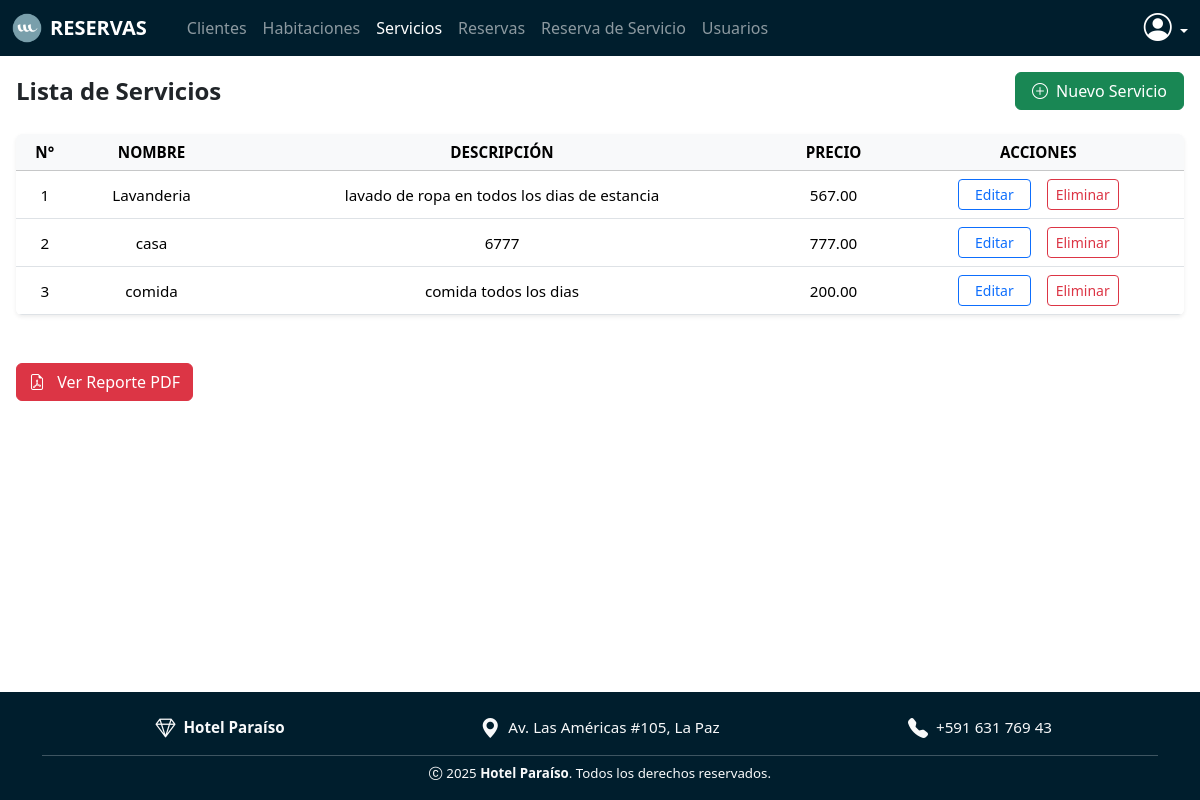
/servicios/ (signed in), run on an earlier commit of the app's database.
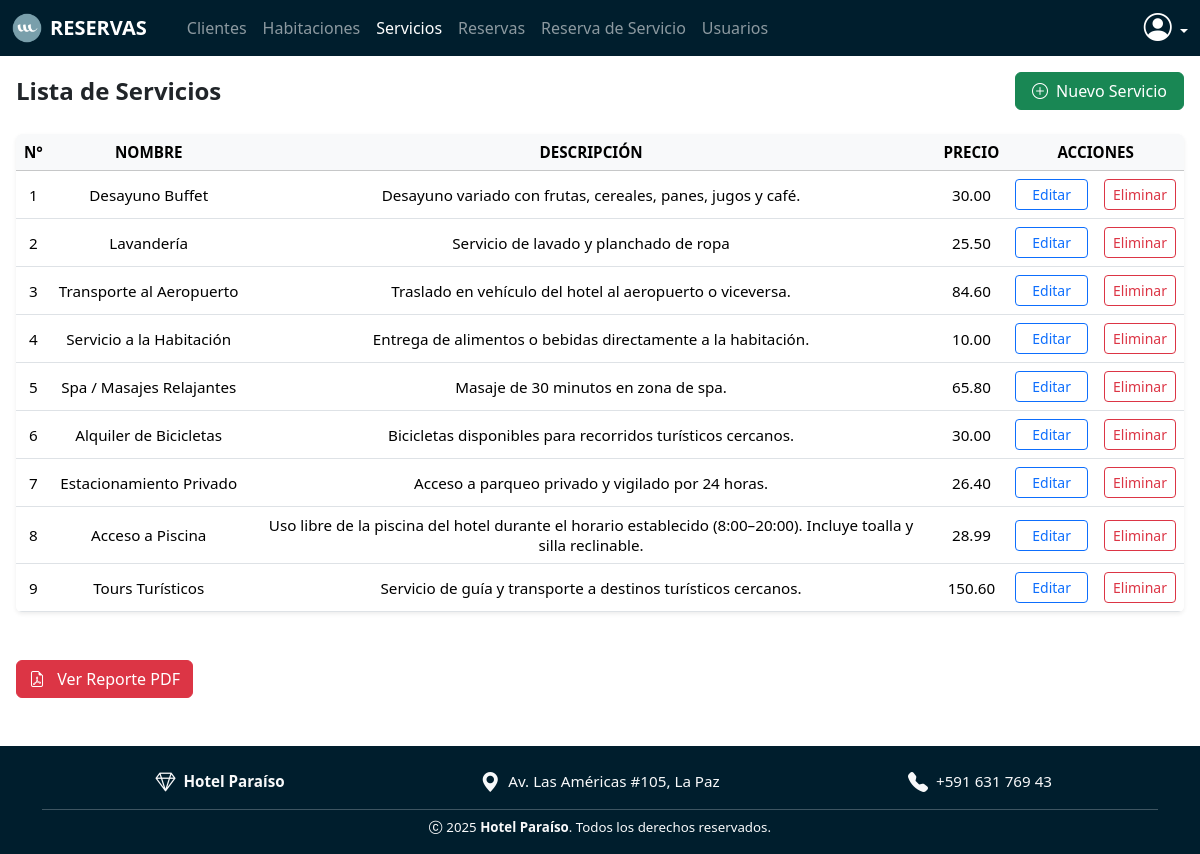
And on a later commit of the database.
### models/servicio_model.py (models this page shows, shortened)
class Servicio(db.Model):
    __tablename__ = 'servicios'
    id = db.Column(db.Integer, primary_key=True)
    nombre = db.Column(db.String(100), nullable=False)  # Ejemplo: "Lavandería", "Desayuno", "Spa"
    descripcion = db.Column(db.String(255), nullable=True)
    precio = db.Column(db.Float, nullable=False)
    res_servicio = db.relationship('ReservaServicio', back_populates='servicio', cascade='all, delete-orphan')
    @staticmethod
    def get_all():
        return Servicio.query.all()
    def delete(self):
        db.session.delete(self)
        db.session.commit()

### controllers/servicio_controller.py (the view)
@servicio_bp.route('/')
@login_required
def index():
    servicios = Servicio.get_all()
    return servicio_view.list(servicios)

### run.py (called while the page is built)
@login_manager.user_loader
def load_user(user_id):
    tipo = session.get('tipo_usuario')  # puede ser 'cliente' o 'usuario'
    if tipo == 'cliente':
        return Cliente.query.get(int(user_id))
    elif tipo == 'usuario':
        return Usuario.query.get(int(user_id))
    return None

@app.context_processor
def inject_user_or_client():
    from flask_login import current_user
    if current_user.is_authenticated:
        if hasattr(current_user, 'rol'):
            return dict(usuario=current_user, cliente=None)
        else:
            return dict(usuario=None, cliente=current_user)
    return dict(usuario=None, cliente=None)

@app.context_processor
def inject_active_path():
    def is_active(path):
        return 'active' if request.path == path else ''
    return dict(is_active=is_active)

### views/servicio_view.py (called while the page is built)
def list(servicios):
    return render_template('servicios/index.html', servicios=servicios,usuario=current_user)

### templates/servicios/index.html (shortened to what this page needs)
{% extends 'sistema.html' %}
{% block content %}
<div class="d-flex flex-column flex-md-row justify-content-between align-items-center mb-4 mt-4 text-center text-md-start">
    <h4 class="fw-bold text-dark mb-3 mb-md-0 fs-4 fs-md-3">Lista de Servicios</h4>
    <a href="{{ url_for('servicio.create') }}" class="btn btn-success px-3 py-1.5" data-bs-toggle="modal"
        data-bs-target="#registroServicioModal">
        <i class="bi bi-plus-circle me-1"></i> Nuevo Servicio
    </a>
</div>
<div class="table-responsive rounded shadow-sm mb-5">
    <table class="table table-hover align-middle text-center mb-0" style="font-size: 0.95rem;">
        <thead class="table-light text-dark fw-semibold text-uppercase">
            <tr>
                <th>N°</th>
                <th>Nombre</th>
                <th>Descripción</th>
                <th>Precio</th>
                <th>Acciones</th>
            </tr>
        </thead>
        <tbody>
            {% for item in servicios %}
            <tr>
                <td>{{ item.id }}</td>
                <td class="text-nowrap">{{ item.nombre }}</td>
                <td>{{ item.descripcion }}</td>
                <td>{{ "%.2f"|format(item.precio) }}</td>
                <td>
                    <div class="d-flex flex-row justify-content-center gap-3">
                        <button class="btn btn-outline-primary btn-sm px-3" data-bs-toggle="modal"
                            data-bs-target="#editarServicioModal{{ item.id }}">
                            Editar
                        </button>
                        <a href="{{ url_for('servicio.delete', id=item.id) }}"
                            class="btn btn-outline-danger btn-sm"
                            onclick="return confirm('¿Estás seguro de eliminar este servicio?');">
                            Eliminar
                        </a>
                    </div>
                </td>
            </tr>
            {% endfor %}
        </tbody>
    </table>
</div>
<a href="{{ url_for('servicio.reporte_pdf') }}" target="_blank" class="btn btn-danger mb-5">
  <i class="bi bi-file-earmark-pdf me-2"></i> Ver Reporte PDF
</a>
{% endblock %}

What changed in the data, as far as the page shows it:
changed Servicio id 1: nombre "Lavanderia" → "Desayuno Buffet"; descripcion "lavado de ropa en todos los dias de estancia" → "Desayuno variado con frutas, cereales, panes, jugos y café."; precio "567.00" → "30.00"
changed Servicio id 2: nombre "casa" → "Lavandería"; descripcion "6777" → "Servicio de lavado y planchado de ropa"; precio "777.00" → "25.50"
changed Servicio id 3: nombre "comida" → "Transporte al Aeropuerto"; descripcion "comida todos los dias" → "Traslado en vehículo del hotel al aeropuerto o viceversa."; precio "200.00" → "84.60"
added Servicio: id "4", nombre "Servicio a la Habitación", descripcion "Entrega de alimentos o bebidas directamente a la habitación.", precio "10.00"
added Servicio: id "5", nombre "Spa / Masajes Relajantes", descripcion "Masaje de 30 minutos en zona de spa.", precio "65.80"
added Servicio: id "6", nombre "Alquiler de Bicicletas", descripcion "Bicicletas disponibles para recorridos turísticos cercanos.", precio "30.00"
added Servicio: id "7", nombre "Estacionamiento Privado", descripcion "Acceso a parqueo privado y vigilado por 24 horas.", precio "26.40"
added Servicio: id "8", nombre "Acceso a Piscina", descripcion "Uso libre de la piscina del hotel durante el horario establecido (8:00–20:00). Incluye toalla y silla reclinable.", precio "28.99"
added Servicio: id "9", nombre "Tours Turísticos", descripcion "Servicio de guía y transporte a destinos turísticos cercanos.", precio "150.60"
